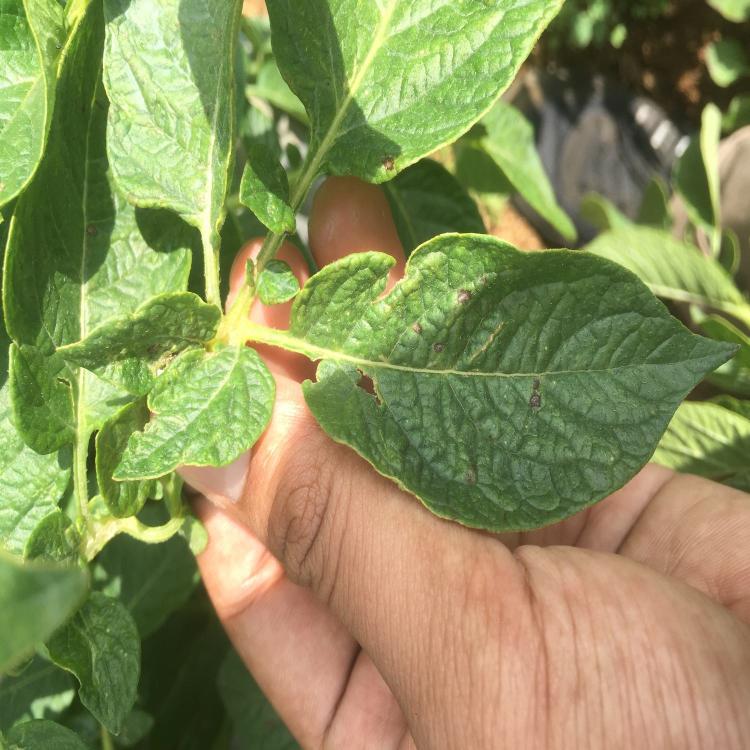
#> input picture dataset/Fungi/IMG_0121.JPG, 1500 x 1500 px (shown at 1/2 size)
$ python -i features.py   (imports and definitions only)   (older library calls are emulated)
#> lines starting #> are read from the running program, lines starting #| are printed output that depends on the picture; after the words box and inside, x2 and y2 are one past the last pixel; in counts of white or black regions, pixels touching at a corner belong together

import cv2
import numpy as np
from skimage.feature import graycomatrix, graycoprops


# =====================================================
# 1. DAFTAR NAMA FITUR
# =====================================================

FEATURE_NAMES = [
    "h_mean",
    "h_std",
    "s_mean",
    "s_std",
    "v_mean",
    "v_std",
    "green_ratio",
    "yellow_ratio",
    "brown_ratio",
    "glcm_contrast",
    "glcm_dissimilarity",
    "glcm_homogeneity",
    "glcm_energy",
    "glcm_correlation",
    "glcm_asm"
]


# =====================================================
# 2. FUNGSI EKSTRAKSI FITUR
# =====================================================

def extract_features(image_rgb):

    """
    Mengekstraksi fitur warna HSV dan tekstur GLCM
    dari citra daun kentang.

    Input:
        image_rgb : citra RGB dalam bentuk NumPy array

    Output:
        feature_vector : array berisi 15 fitur numerik
    """

    # -------------------------------------------------
    # A. VALIDASI GAMBAR
    # -------------------------------------------------

    if image_rgb is None or image_rgb.size == 0:
        raise ValueError("Citra kosong atau tidak valid.")

    image_rgb = np.asarray(
        image_rgb,
        dtype=np.uint8
    )

    if image_rgb.ndim != 3 or image_rgb.shape[2] != 3:
        raise ValueError("Citra harus memiliki tiga kanal RGB.")

    # -------------------------------------------------
    # B. KONVERSI RGB KE HSV
    # -------------------------------------------------

    hsv = cv2.cvtColor(
        image_rgb,
        cv2.COLOR_RGB2HSV
    )
#> hsv: shape (1500, 1500, 3); mean H, S, V 33.5, 112.9, 156.6

    h, s, v = cv2.split(hsv)
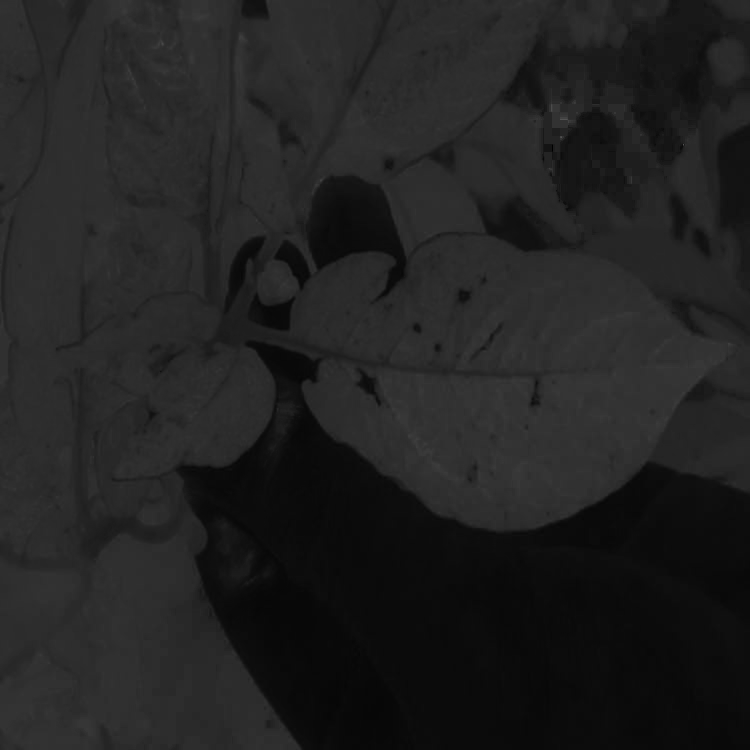
#> h: shape (1500, 1500) (shown at 1/2 size); min 0, max 165, mean 33.5
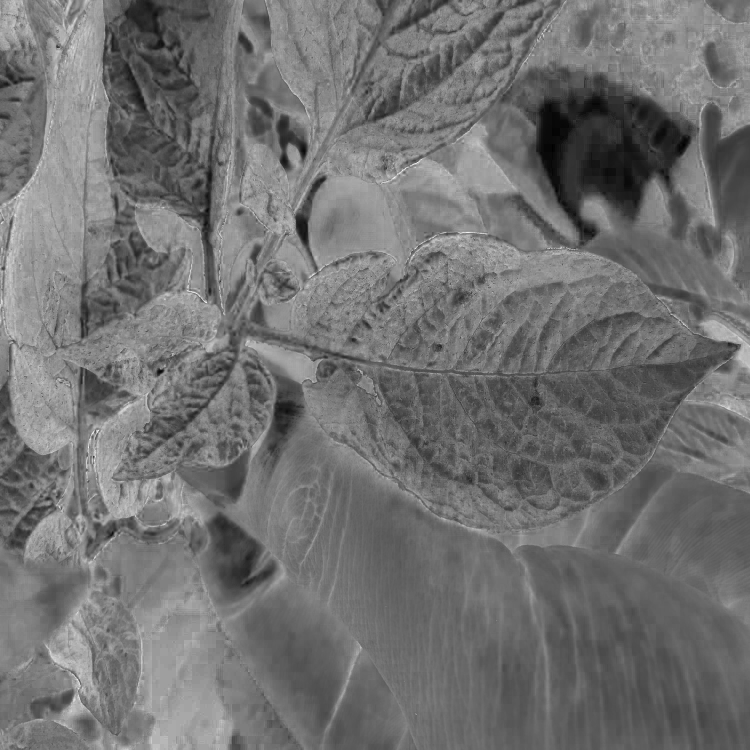
#> s: shape (1500, 1500) (shown at 1/2 size); min 0, max 255, mean 112.9
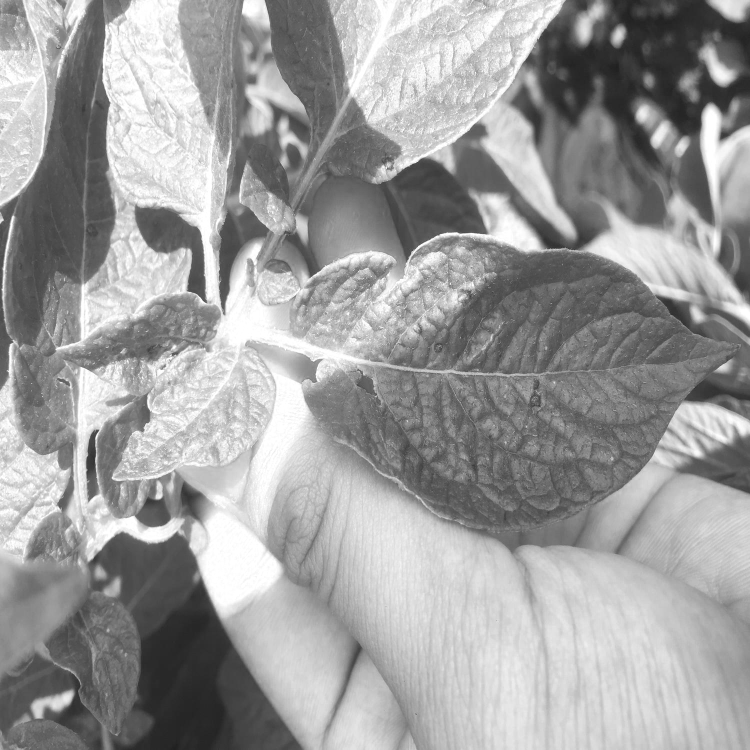
#> v: shape (1500, 1500) (shown at 1/2 size); min 31, max 255, mean 156.6

    # -------------------------------------------------
    # C. FITUR STATISTIK HSV
    # -------------------------------------------------

    h_mean = np.mean(h)
#> h_mean = 33.45
    h_std = np.std(h)
#> h_std = 14.72

    s_mean = np.mean(s)
#> s_mean = 112.9
    s_std = np.std(s)
#> s_std = 30.51

    v_mean = np.mean(v)
#> v_mean = 156.6
    v_std = np.std(v)
#> v_std = 59.74

    # -------------------------------------------------
    # D. SEGMENTASI KANDIDAT WARNA
    # -------------------------------------------------

    green_mask = cv2.inRange(
        hsv,
        np.array([35, 35, 30], dtype=np.uint8),
        np.array([85, 255, 255], dtype=np.uint8)
    )
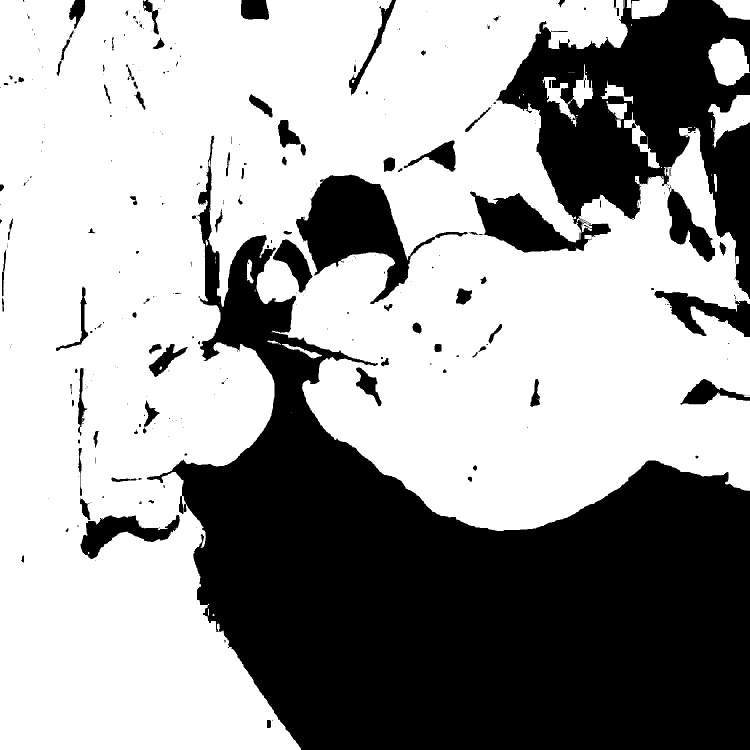
#> green_mask: shape (1500, 1500) (shown at 1/2 size); 62.3% white; 333 black regions (225 under 20 px), largest, box (x1, y1, x2, y2) and area: (293, 271, 1500, 1500) 610227, (940, 0, 1500, 598) 151745, (592, 349, 936, 608) 30577

    yellow_mask = cv2.inRange(
        hsv,
        np.array([20, 35, 30], dtype=np.uint8),
        np.array([34, 255, 255], dtype=np.uint8)
    )
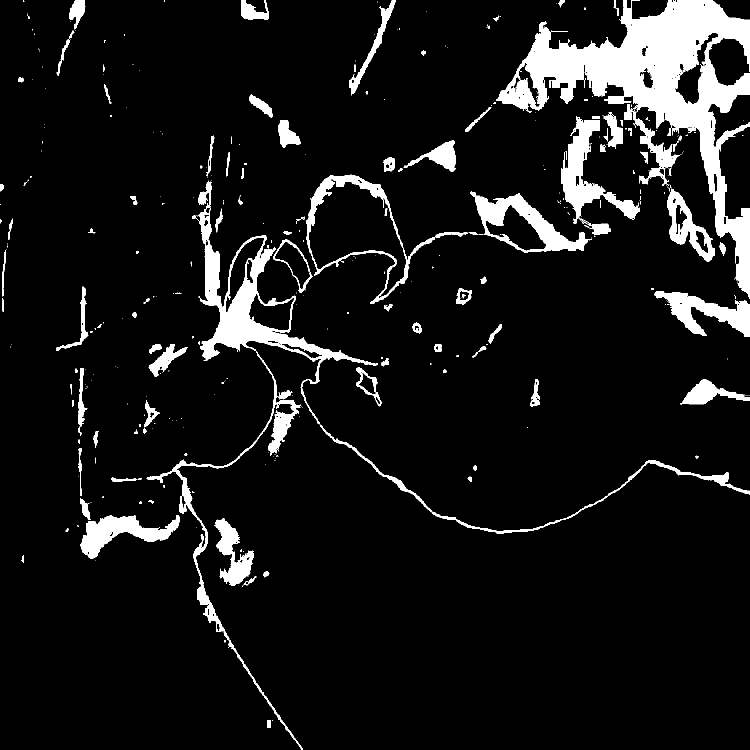
#> yellow_mask: shape (1500, 1500) (shown at 1/2 size); 8.7% white; 391 white regions (273 under 20 px), largest, box (x1, y1, x2, y2) and area: (993, 0, 1500, 598) 78881, (293, 361, 1500, 1500) 35549, (1122, 232, 1280, 471) 10444

    brown_mask = cv2.inRange(
        hsv,
        np.array([5, 40, 20], dtype=np.uint8),
        np.array([19, 255, 220], dtype=np.uint8)
    )
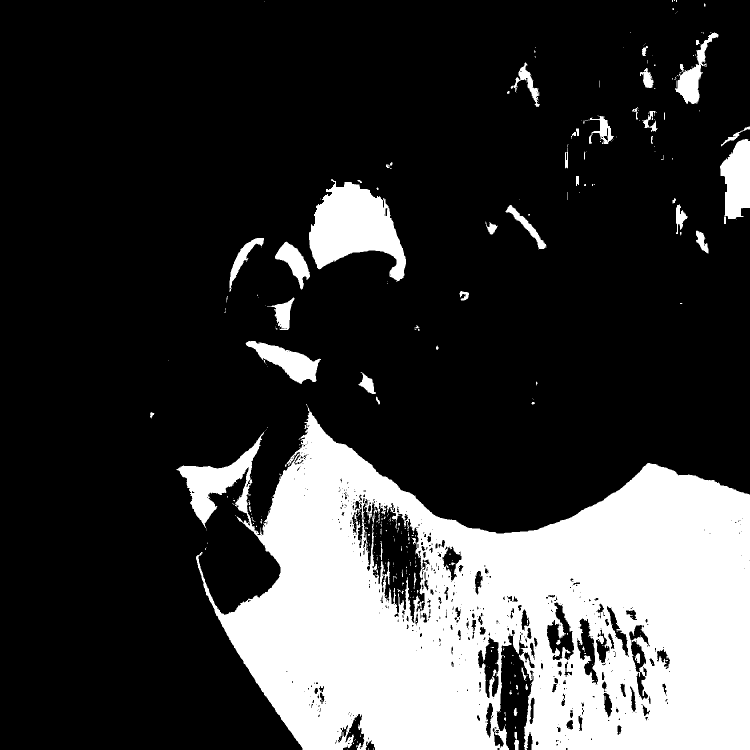
#> brown_mask: shape (1500, 1500) (shown at 1/2 size); 23.1% white; 354 white regions (295 under 20 px), largest, box (x1, y1, x2, y2) and area: (353, 808, 1500, 1500) 465109, (618, 358, 812, 564) 22136, (1440, 278, 1500, 438) 6988

    total_pixels = hsv.shape[0] * hsv.shape[1]
#> total_pixels = 2250000

    green_ratio = (
        np.count_nonzero(green_mask) / total_pixels
    )
#> green_ratio = 0.623

    yellow_ratio = (
        np.count_nonzero(yellow_mask) / total_pixels
    )
#> yellow_ratio = 0.0872

    brown_ratio = (
        np.count_nonzero(brown_mask) / total_pixels
    )
#> brown_ratio = 0.231

    # -------------------------------------------------
    # E. KONVERSI RGB KE GRAYSCALE
    # -------------------------------------------------

    gray = cv2.cvtColor(
        image_rgb,
        cv2.COLOR_RGB2GRAY
    )

    # Resize agar ukuran citra seragam
    gray = cv2.resize(
        gray,
        (128, 128),
        interpolation=cv2.INTER_AREA
    )
#> gray: shape (128, 128)

    # Kuantisasi menjadi 32 tingkat keabuan
    gray_quantized = (gray // 8).astype(np.uint8)
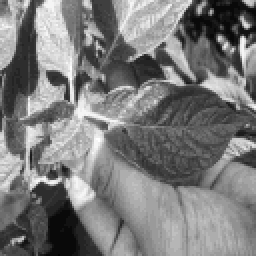
#> gray_quantized: shape (128, 128) (shown 2 times larger); min 3, max 31, mean 16.5; drawn with min black and max white

    # -------------------------------------------------
    # F. MEMBANGUN MATRIKS GLCM
    # -------------------------------------------------

    glcm = graycomatrix(
        gray_quantized,
        distances=[1, 2],
        angles=[
            0,
            np.pi / 4,
            np.pi / 2,
            3 * np.pi / 4
        ],
        levels=32,
        symmetric=True,
        normed=True
    )

    # -------------------------------------------------
    # G. EKSTRAKSI FITUR TEKSTUR GLCM
    # -------------------------------------------------

    contrast = np.mean(
        graycoprops(glcm, "contrast")
    )
#> contrast = 11.14

    dissimilarity = np.mean(
        graycoprops(glcm, "dissimilarity")
    )
#> dissimilarity = 2.03

    homogeneity = np.mean(
        graycoprops(glcm, "homogeneity")
    )
#> homogeneity = 0.475

    energy = np.mean(
        graycoprops(glcm, "energy")
    )
#> energy = 0.0839

    correlation = np.mean(
        graycoprops(glcm, "correlation")
    )
#> correlation = 0.865

    asm = np.mean(
        graycoprops(glcm, "ASM")
    )
#> asm = 0.00708

    # -------------------------------------------------
    # H. MENGGABUNGKAN SEMUA FITUR
    # -------------------------------------------------

    feature_vector = np.array(
        [
            h_mean,
            h_std,
            s_mean,
            s_std,
            v_mean,
            v_std,
            green_ratio,
            yellow_ratio,
            brown_ratio,
            contrast,
            dissimilarity,
            homogeneity,
            energy,
            correlation,
            asm
        ],
        dtype=np.float64
    )
#> feature_vector = [33.45, 14.72, 112.9, 30.51, 156.6, 59.74, 0.623, 0.0872, 0.231, 11.14, 2.03, 0.475, 0.0839, 0.865, 0.00708]

    return feature_vector

>>> import cv2
>>> picture = cv2.cvtColor(cv2.imread('../dataset/Fungi/IMG_0121.JPG'), cv2.COLOR_BGR2RGB)
>>> result = extract_features(picture)
#> result has the same summary as feature_vector in extract_features

$ run again, on dataset/Fungi/IMG_0127.JPG
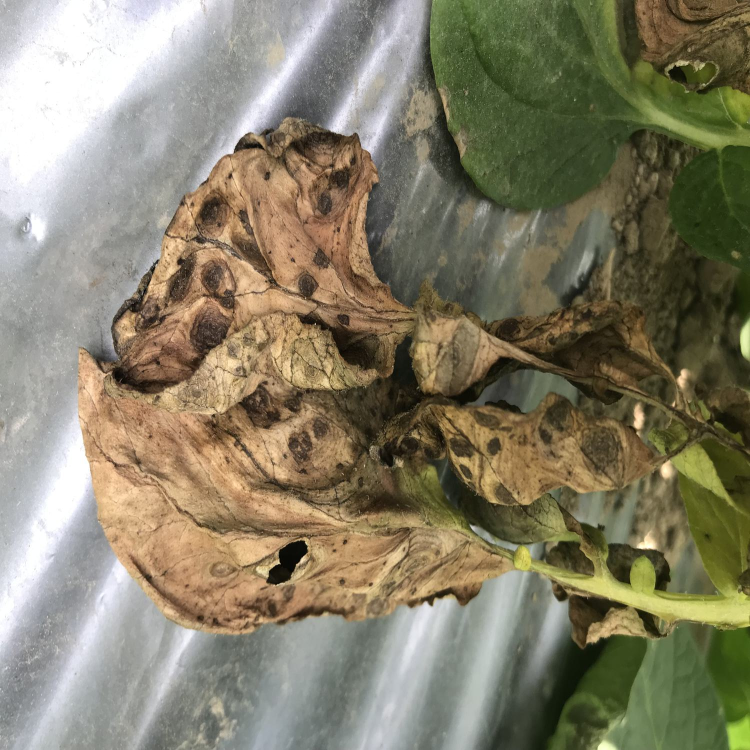
#> input picture dataset/Fungi/IMG_0127.JPG, 1500 x 1500 px (shown at 1/2 size)
#> hsv: shape (1500, 1500, 3); mean H, S, V 41.9, 76.4, 137.5
#> h_mean = 41.89
#> h_std = 33.21
#> s_mean = 76.44
#> s_std = 56.62
#> v_mean = 137.5
#> v_std = 58.46
#> in extract_features, `green_mask = cv2.inRange( hsv, np.array([35, 35, 30], dtype=np.uint8),..`:
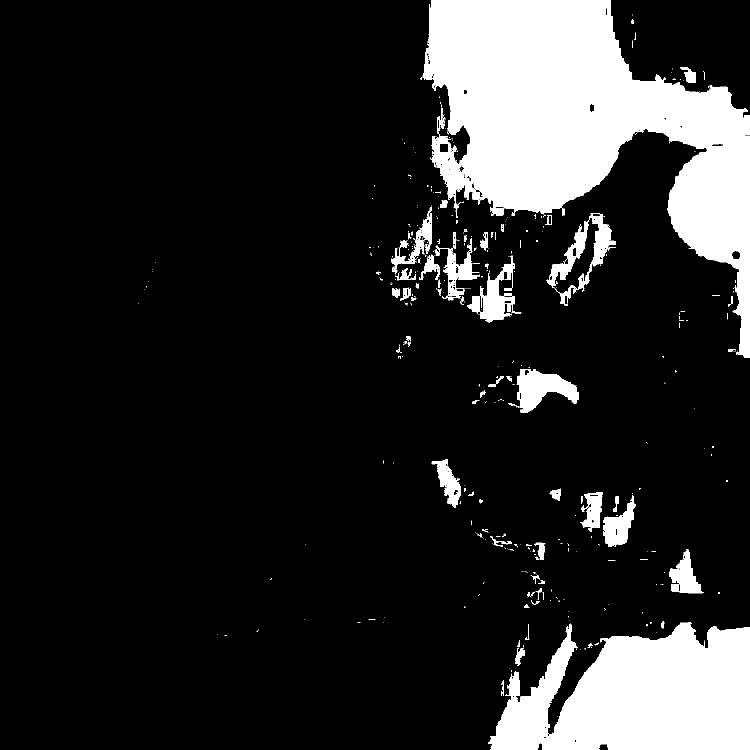
#> green_mask: shape (1500, 1500) (shown at 1/2 size); 15.4% white; 443 white regions (353 under 20 px), largest, box (x1, y1, x2, y2) and area: (845, 0, 1500, 716) 206058, (976, 1244, 1500, 1500) 97290, (1092, 426, 1232, 612) 6432
#> yellow_mask: shape (1500, 1500); 20.2% white; 1243 white regions (1033 under 20 px), largest, box (x1, y1, x2, y2) and area: (579, 257, 1500, 1301) 381848, (1222, 0, 1500, 242) 30785, (804, 156, 902, 328) 8688
#> brown_mask: shape (1500, 1500); 24.8% white; 929 white regions (804 under 20 px), largest, box (x1, y1, x2, y2) and area: (155, 233, 1015, 1270) 448872, (762, 804, 1233, 1007) 40469, (836, 600, 1235, 815) 25510
#> green_ratio = 0.154
#> yellow_ratio = 0.202
#> brown_ratio = 0.248
#> in extract_features, `gray = cv2.resize( gray, (128, 128), interpolation=cv2.INTER_AREA )`:
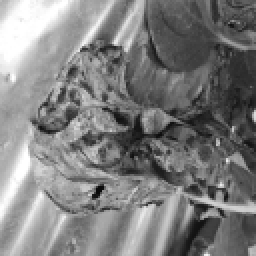
#> gray: shape (128, 128) (shown 2 times larger); min 9, max 255, mean 126.6
#> contrast = 9.5
#> dissimilarity = 2
#> homogeneity = 0.454
#> energy = 0.0806
#> correlation = 0.9
#> asm = 0.00654
#> feature_vector = [41.89, 33.21, 76.44, 56.62, 137.5, 58.46, 0.154, 0.202, 0.248, 9.5, 2, 0.454, 0.0806, 0.9, 0.00654]
#> result has the same summary as feature_vector in extract_features

$ run again, on dataset/Fungi/IMG_0129.JPG
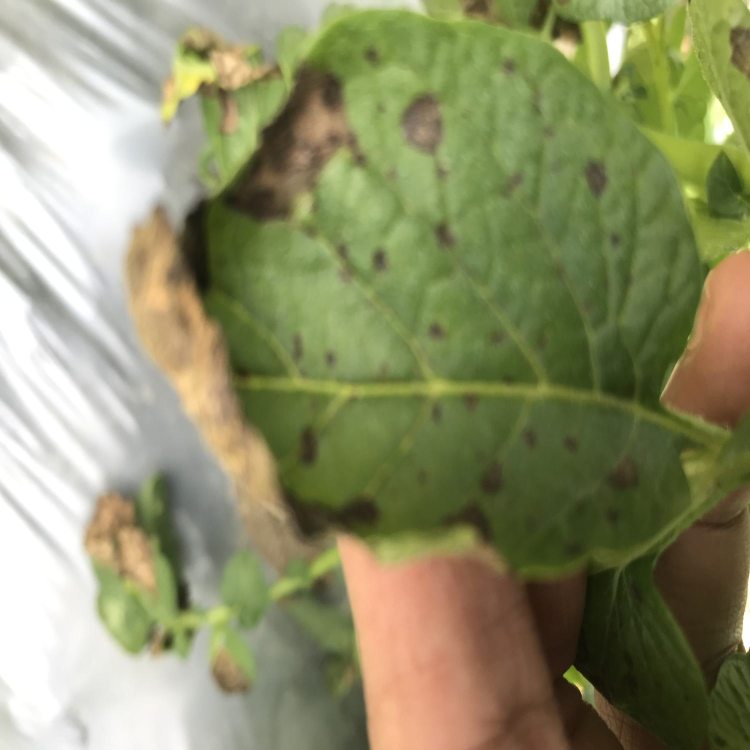
#> input picture dataset/Fungi/IMG_0129.JPG, 1500 x 1500 px (shown at 1/2 size)
#> hsv: shape (1500, 1500, 3); mean H, S, V 33.4, 93.4, 149.8
#> h_mean = 33.4
#> h_std = 17.24
#> s_mean = 93.44
#> s_std = 54.61
#> v_mean = 149.8
#> v_std = 59.93
#> in extract_features, `green_mask = cv2.inRange( hsv, np.array([35, 35, 30], dtype=np.uint8),..`:
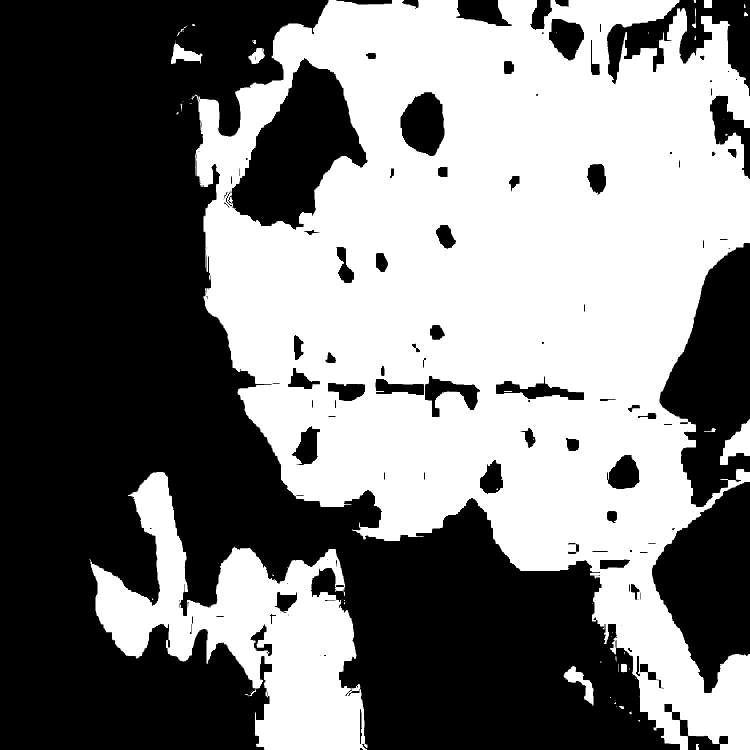
#> green_mask: shape (1500, 1500) (shown at 1/2 size); 47.9% white; 60 white regions (39 under 20 px), largest, box (x1, y1, x2, y2) and area: (382, 0, 1500, 1500) 950282, (179, 944, 735, 1500) 120141, (1440, 838, 1500, 930) 2748
#> yellow_mask: shape (1500, 1500); 11.6% white; 404 white regions (276 under 20 px), largest, box (x1, y1, x2, y2) and area: (340, 328, 1200, 1500) 71923, (452, 116, 735, 460) 24774, (317, 48, 567, 273) 23361
#> brown_mask: shape (1500, 1500); 13% white; 182 white regions (147 under 20 px), largest, box (x1, y1, x2, y2) and area: (675, 1064, 1327, 1500) 124191, (248, 410, 588, 1130) 56679, (1327, 501, 1500, 857) 37743
#> green_ratio = 0.479
#> yellow_ratio = 0.116
#> brown_ratio = 0.13
#> in extract_features, `gray = cv2.resize( gray, (128, 128), interpolation=cv2.INTER_AREA )`:
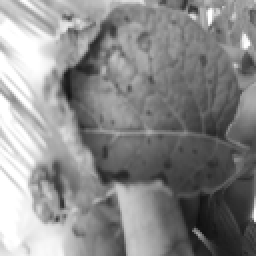
#> gray: shape (128, 128) (shown 2 times larger); min 15, max 255, mean 138.1
#> contrast = 4.14
#> dissimilarity = 1.25
#> homogeneity = 0.581
#> energy = 0.0988
#> correlation = 0.963
#> asm = 0.00985
#> feature_vector = [33.4, 17.24, 93.44, 54.61, 149.8, 59.93, 0.479, 0.116, 0.13, 4.14, 1.25, 0.581, 0.0988, 0.963, 0.00985]
#> result has the same summary as feature_vector in extract_features
